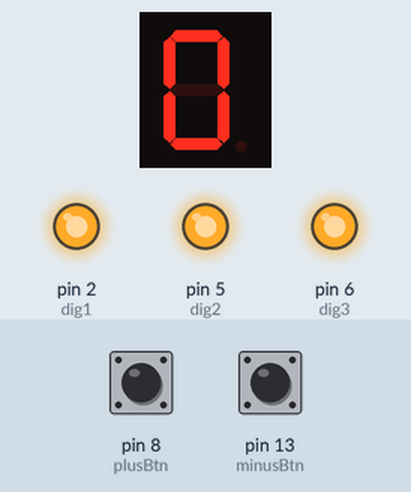
Recording of a sketch running on a simulated Arduino Uno, built with avr-gcc and run on an emulated ATmega328P. Shown: 1-digit seven-segment display, output pins drawn as LEDs (lit = HIGH). Wiring (inferred from the names in the program): 1-digit 7-segment display, segments lit when HIGH: segments pin 3, pin 7, A2, A4, A5, pin 4, A1, A3. The inputs (shaded band) are chosen by the test bench; at power-on: pin 8 (plusBtn) LOW, pin 13 (minusBtn) LOW. The segment pins are drawn as the display they are named for; pins used as bus, display or sensor lines are not drawn.

Above: at 1.8 s.
1.9 s: pin 8 (plusBtn) pulled HIGH for 3.2 s
At 5.8 s:
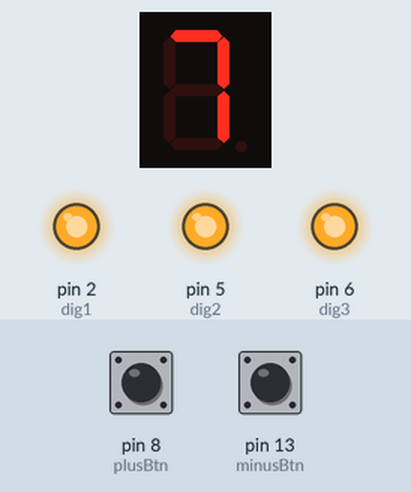
6.6 s: pin 8 (plusBtn) pulled HIGH for 0.6 s
At 8.7 s:
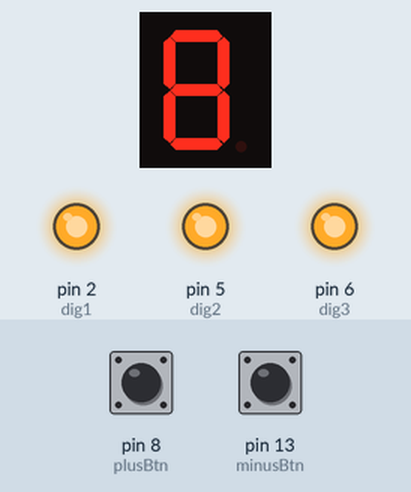
Timing chart, 0 to 10.2 s (numbered marks = the images above; inputs shaded):
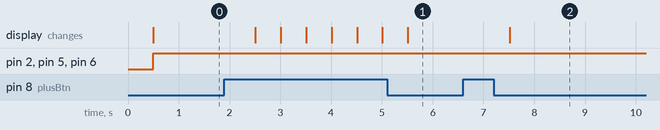

The sketch:

sevenSegment_button.ino
```cpp
int a_pin = 3;
int b_pin = 7;
int c_pin = A2;
int d_pin = A4;
int e_pin = A5;
int f_pin = 4;
int g_pin = A1;
int dp_pin = A3;

int dig1 = 2;
int dig2 = 5;
int dig3 = 6;
int dig4 = A0;

int plusBtn = 8;
int minusBtn = 13;

byte digits[10][7] = {
  {1,1,1,1,1,1,0},
  {0,1,1,0,0,0,0},
  {1,1,0,1,1,0,1},
  {1,1,1,1,0,0,1},
  {0,1,1,0,0,1,1},
  {1,0,1,1,0,1,1},
  {1,0,1,1,1,1,1},
  {1,1,1,0,0,0,0},
  {1,1,1,1,1,1,1},
  {1,1,1,1,0,1,1}
};

int digitPos[4] = {dig1, dig2, dig3, dig4};

int val = 0;
int val4 = 0;
int val3 = 0;
int val2 = 0;
int val1 = 0;

void setup() {
  // put your setup code here, to run once:
  pinMode(dig1, OUTPUT);
  pinMode(dig2, OUTPUT);
  pinMode(dig3, OUTPUT);
  pinMode(dig4, OUTPUT);

  pinMode(a_pin, OUTPUT);
  pinMode(b_pin, OUTPUT);
  pinMode(c_pin, OUTPUT);
  pinMode(d_pin, OUTPUT);
  pinMode(e_pin, OUTPUT);
  pinMode(f_pin, OUTPUT);
  pinMode(g_pin, OUTPUT);

  pinMode(dp_pin, OUTPUT);

  pinMode(plusBtn, INPUT);
  pinMode(minusBtn, INPUT);

}
int number=0;
void loop() {
  if(digitalRead(plusBtn) == HIGH) {
    ++number;
    if(number > 9) {
      number = 0;
    }
  }

  if(digitalRead(minusBtn) == HIGH) {
    --number;
    if(number < 0) {
      number = 9;
    }
  }

  delay(500);

  clearAll();
  selectDigitPos(4);
  printNumber(number);
  delayMicroseconds(1000);

}

void selectDigitPos(int pos) {
  digitalWrite(dig1, HIGH);
  digitalWrite(dig2, HIGH);
  digitalWrite(dig3, HIGH);
  digitalWrite(dig4, HIGH);

  digitalWrite(digitPos[pos-1], LOW);
}

void printNumber(int number) {
  digitalWrite(a_pin, digits[number][0]);
  digitalWrite(b_pin, digits[number][1]);
  digitalWrite(c_pin, digits[number][2]);
  digitalWrite(d_pin, digits[number][3]);
  digitalWrite(e_pin, digits[number][4]);
  digitalWrite(f_pin, digits[number][5]);
  digitalWrite(g_pin, digits[number][6]);
}

void clearAll() {
  digitalWrite(a_pin, LOW);
  digitalWrite(b_pin, LOW);
  digitalWrite(c_pin, LOW);
  digitalWrite(d_pin, LOW);
  digitalWrite(e_pin, LOW);
  digitalWrite(f_pin, LOW);
  digitalWrite(g_pin, LOW);

  digitalWrite(dp_pin, LOW);
}

void printDP() {
  digitalWrite(dp_pin, HIGH);
}
```

Measured:
- after the input at 1.9 s, the display: first changes after 0.61 s (image 1 shows a later state)
- after the input at 6.6 s, the display: changes after 0.92 s (image 2)
